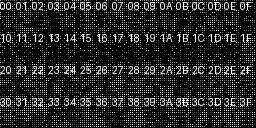
#> input picture build/japan_glyph_map_05b3e.png, 256 x 128 px
$ python -i state_vram_capture.py   (imports and definitions only)
#> lines starting #> are read from the running program, lines starting #| are printed output that depends on the picture
#!/usr/bin/env python3
"""Recover candidate SMS VRAM blocks from a Mednafen gzip save state.

Mednafen save states are emulator-internal and do not expose a public VRAM offset.
This tool therefore scores every aligned 16 KiB window against tile-occupancy
signatures inferred from a screenshot. It is a candidate extractor, not a proof
that a window is VRAM. It never modifies the state or ROM.
"""
from __future__ import annotations
import argparse, gzip, hashlib, json
from pathlib import Path
from collections import Counter
from PIL import Image

VRAM=0x4000; TILE=32

# [9 lines left out: function mask_from_tile, not called in this run]

def screenshot_masks(path):
#> called with path = '../build/japan_glyph_map_05b3e.png'
    im=Image.open(path).convert('RGB')
    w,h=im.size
#> w = 256; h = 128
    # The local Mednafen captures use a 4x scaled 256x192 SMS viewport with
    # 96 px top/bottom letterbox. Otherwise center-crop and resize conservatively.
    if (w,h)==(1024,960): im=im.crop((0,96,1024,864)).resize((256,192),Image.Resampling.NEAREST)
    else: im=im.resize((256,192),Image.Resampling.NEAREST)
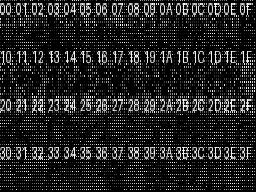
#> im: PIL image 256x192 RGB; min 0, max 255, mean 34.7
    out=[]
    for ty in range(24):
        for tx in range(32):
            m=0
            for y in range(8):
                for x in range(8):
                    r,g,b=im.getpixel((tx*8+x,ty*8+y));
                    # Occupancy signature is robust to palette differences.
                    if max(r,g,b)>45: m |= 1<<(y*8+x)
            out.append(m)
#> after the loop, out = 768 items, first 6: 5860831899718516821, 312162652375744597, 1229935007166890065, 144963286662643777, 1283978754598633537, 438261242918862864
    return Counter(out)

# [33 lines left out: functions score_window, main, not called in this run]

# [1 line not run here, left out]

>>> result = screenshot_masks('../build/japan_glyph_map_05b3e.png')
#> result = 642 items
